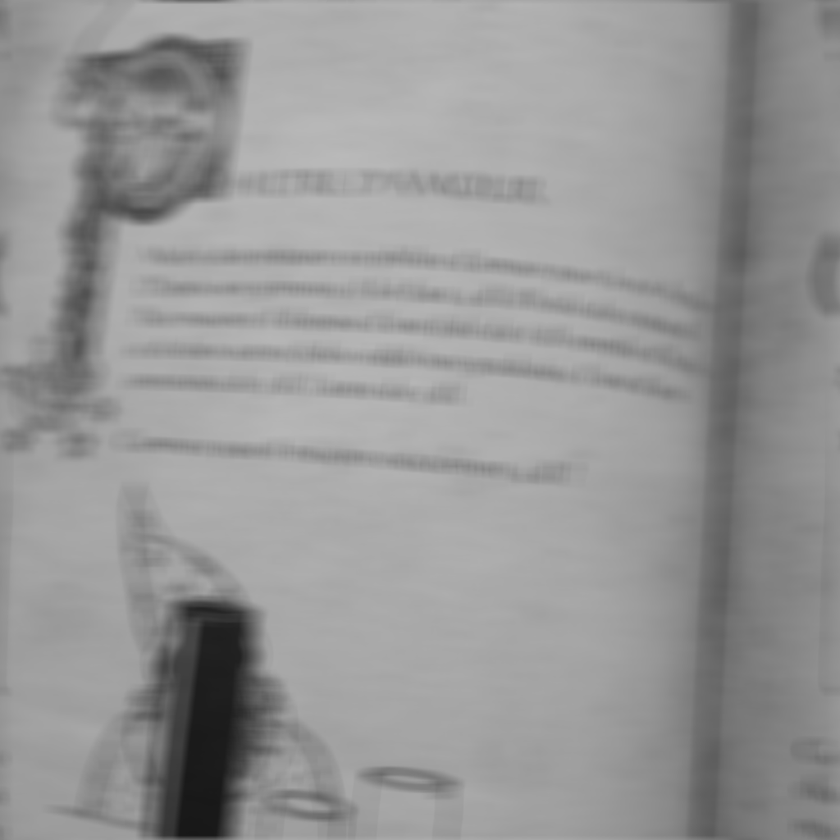
%> input picture Image_Floue.png, 840 x 840 px, shrunk from 1024 x 1024 before the run
$ octave main5.m   (GNU Octave 9; MATLAB toolbox functions it lacks are replaced by stand-ins)
%> lines starting %> are read from the running program, lines starting %| are printed output that depends on the picture
### Rectangle.m
function Rect = Rectangle(im)

    Rect = zeros(size(im));
    S = size(Rect);
    a = 5; b = 17;
    Rect( floor(S(1)/2)-a:floor(S(1)/2)+a, floor(S(2)/2)-b:floor(S(2)/2)+b) = 1/( 385 );
% (2*a+1)*(2*b+1)
end

### main5.m
close all
clear

[im, map] = imread('Image_Floue.png');
%> im is the input picture: size 840x840x3 uint8; min 23, max 185, mean 150.4
%> map = []

im=double(im);
%> im: size 840x840x3 double

S = size(im);
%> S = [840 840 3]

% Construction palette
gris=([0:255]/255)'*[1 1 1];

% Affichage image en niveaux de gris
figure(1);
image(im);
colormap(gris);

% Permutation des cadrans -> basses fréquences au centre de l'image
Rect = Rectangle(im);
H = fftshift(fft2(fftshift(Rect)));

% Calcul du spectre d'amplitude recadré sur une échelle log
logRectT=log(abs(H)+1);
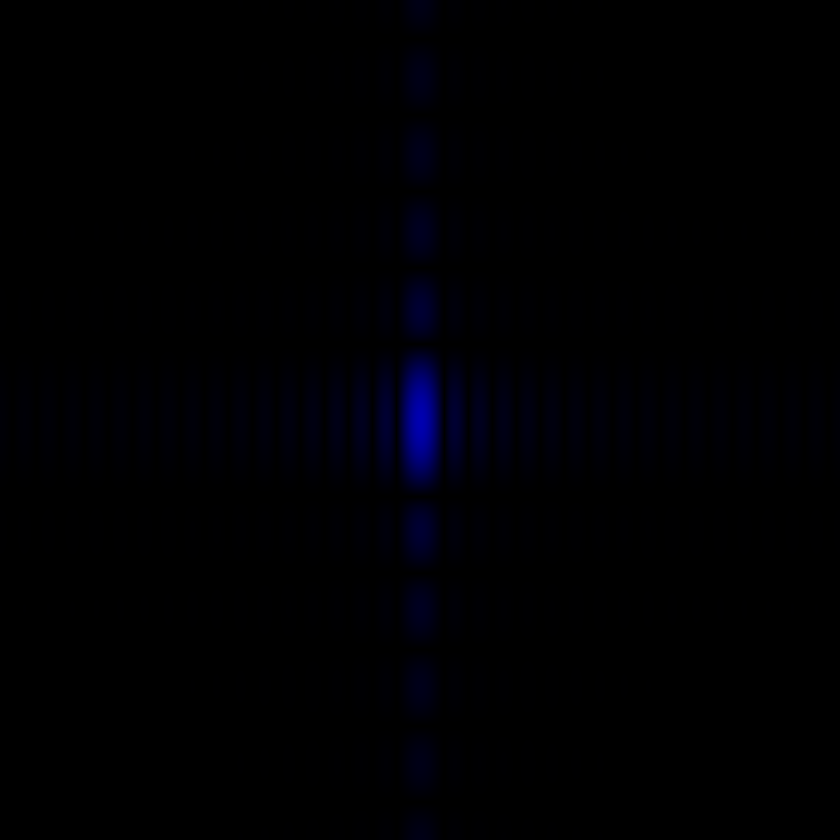
%> logRectT: size 840x840x3 double; mean R, G, B 0, 0, 0.0114
maxi=max(max(logRectT));
%> maxi = [0 0 0.693]
mini=min(min(logRectT));
%> mini = [0 0 0]

% Affichage du spectre d'amplitude sous forme d'image
figure(2);
image((logRectT-mini)/(maxi-mini)*255);
%> (this line was passed over: image is not available in this run)
colormap(gris);


[iref, map] = imread('Image_Ref.png');
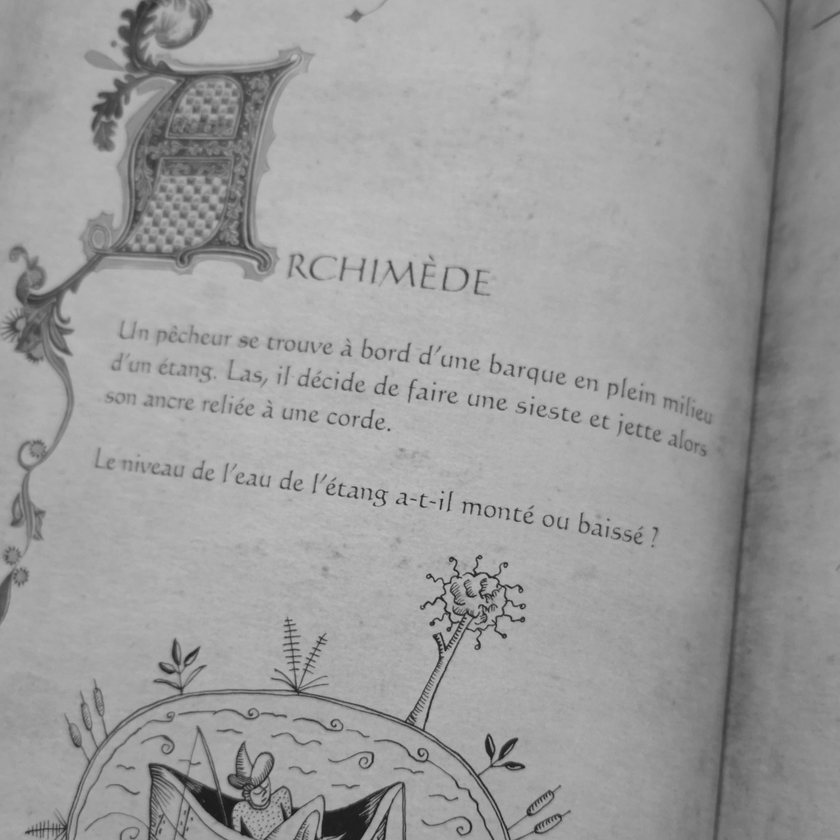
%> input picture Image_Ref.png, 840 x 840 px, shrunk from 1024 x 1024 before the run
%> iref is the input picture: size 840x840x3 uint8; min 24, max 192, mean 155.8

iref = double(iref);
%> iref: size 840x840x3 double

figure(3)
image(iref)
colormap(gris)

Iref=fftshift(fft2(iref));
Iref_floue = Iref.*H;
iref_floue = real(ifft2(fftshift(Iref_floue)));
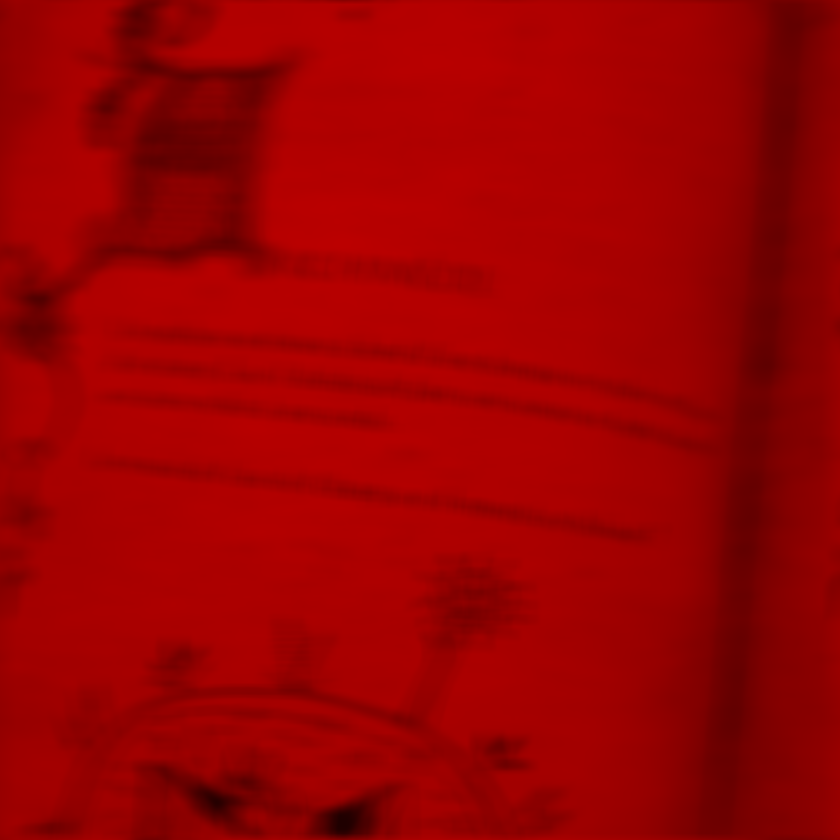
%> iref_floue: size 840x840x3 double; mean R, G, B 155.8, 0, 0
b = iref_floue - round(iref_floue);
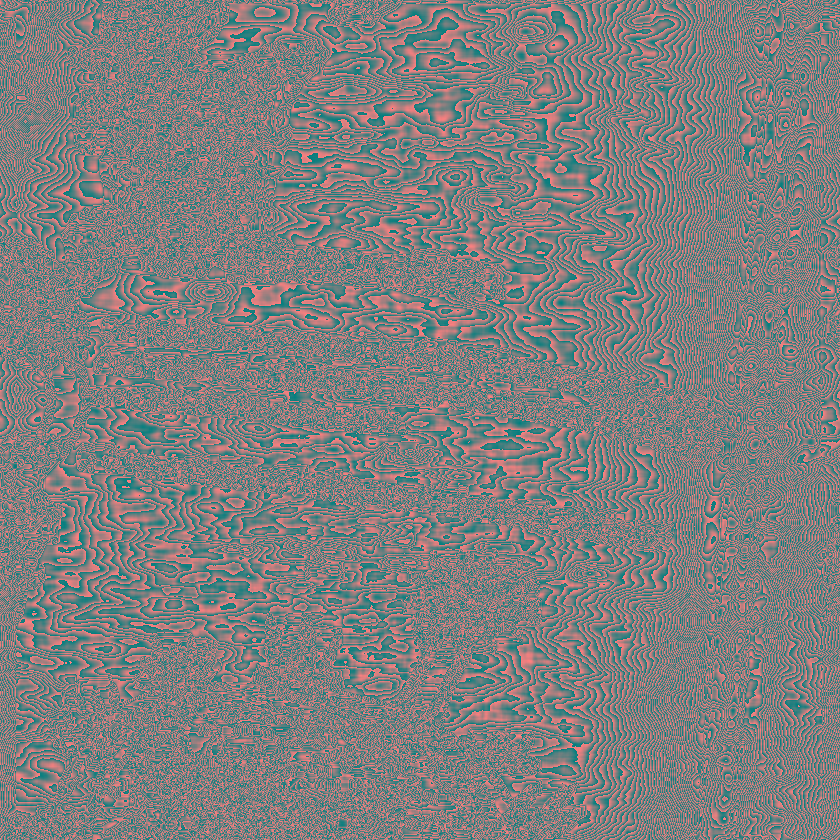
%> b: size 840x840x3 double; mean R, G, B -0.000407, 0, 0; drawn with min black and max white
B = fftshift(fft2(b));

figure(4)
image(iref_floue)
colormap(gris)
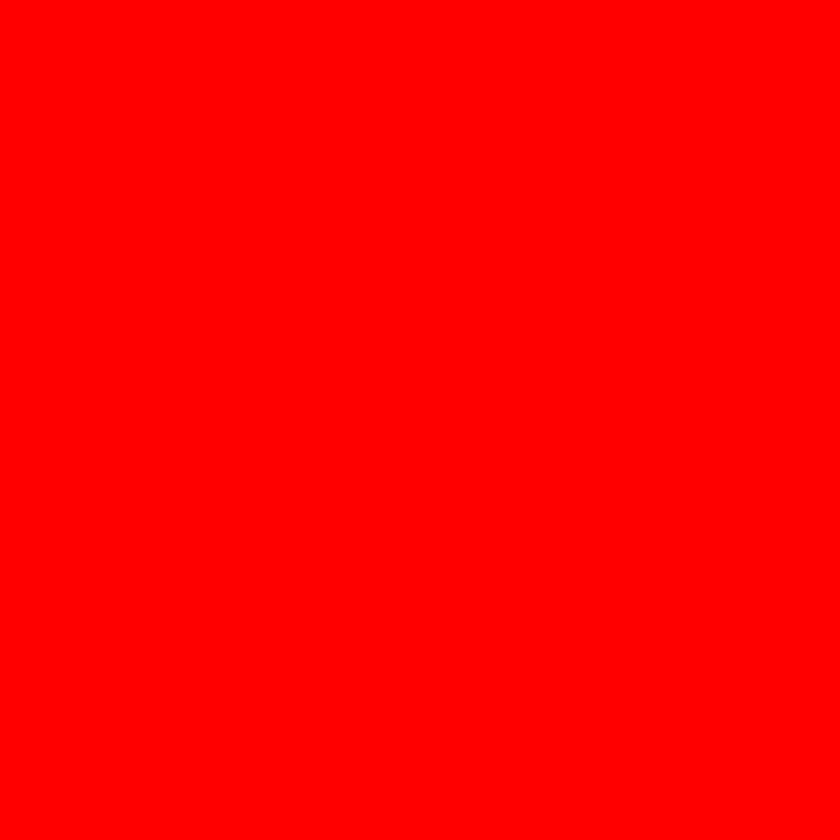
%> displayed picture: size 840x840x3, on the screen's scale of 0 to 255; mean R, G, B 255, 0, 0

% Composantes du filtre de Wiener
H_abs_2 = abs(H).^2;
Pi = abs(Iref).^2;
Pb = abs(B).^2;

% Filtre de Wiener
W = 1./H .* ( H_abs_2 ./ (H_abs_2+(Pb./Pi)) );

im_filtre_simple = real(ifft2(fftshift(fftshift(fft2(im)).*H)));
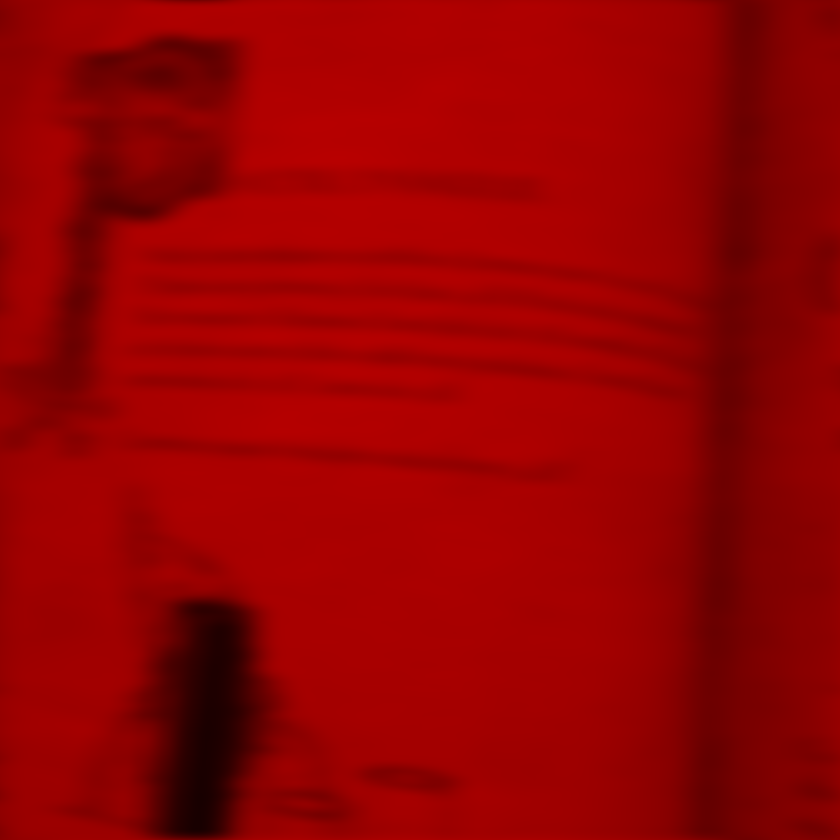
%> im_filtre_simple: size 840x840x3 double; mean R, G, B 150.4, 0, 0
im_filtre_wiener = real(ifft2(fftshift(fftshift(fft2(im)).*W)));
%> im_filtre_wiener: size 840x840x3 double; every value is NaN or infinite


figure(5)
image(im_filtre_simple)
colormap(gris)

figure(6)
image(im_filtre_wiener)
colormap(gris)
